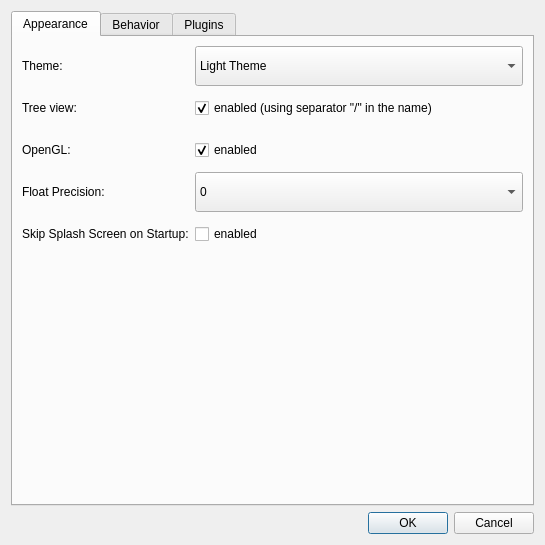
<?xml version="1.0" encoding="UTF-8"?>
<ui version="4.0">
 <class>PreferencesDialog</class>
 <widget class="QDialog" name="PreferencesDialog">
  <property name="geometry">
   <rect>
    <x>0</x>
    <y>0</y>
    <width>545</width>
    <height>545</height>
   </rect>
  </property>
  <property name="minimumSize">
   <size>
    <width>450</width>
    <height>0</height>
   </size>
  </property>
  <property name="windowTitle">
   <string>Preferences</string>
  </property>
  <layout class="QVBoxLayout" name="verticalLayout">
   <item>
    <widget class="QTabWidget" name="tabWidget">
     <property name="focusPolicy">
      <enum>Qt::NoFocus</enum>
     </property>
     <property name="currentIndex">
      <number>0</number>
     </property>
     <widget class="QWidget" name="tab">
      <attribute name="title">
       <string>Appearance</string>
      </attribute>
      <layout class="QVBoxLayout" name="verticalLayout_5">
       <item>
        <layout class="QVBoxLayout" name="verticalLayout_4" stretch="0,1">
         <item>
          <layout class="QFormLayout" name="formLayout">
           <property name="labelAlignment">
            <set>Qt::AlignLeading|Qt::AlignLeft|Qt::AlignVCenter</set>
           </property>
           <property name="formAlignment">
            <set>Qt::AlignLeading|Qt::AlignLeft|Qt::AlignVCenter</set>
           </property>
           <property name="verticalSpacing">
            <number>2</number>
           </property>
           <item row="0" column="0">
            <widget class="QLabel" name="label">
             <property name="sizePolicy">
              <sizepolicy hsizetype="Preferred" vsizetype="Expanding">
               <horstretch>0</horstretch>
               <verstretch>0</verstretch>
              </sizepolicy>
             </property>
             <property name="minimumSize">
              <size>
               <width>0</width>
               <height>40</height>
              </size>
             </property>
             <property name="text">
              <string>Theme:</string>
             </property>
            </widget>
           </item>
           <item row="0" column="1">
            <widget class="QComboBox" name="comboBoxTheme">
             <property name="sizePolicy">
              <sizepolicy hsizetype="Expanding" vsizetype="Fixed">
               <horstretch>0</horstretch>
               <verstretch>0</verstretch>
              </sizepolicy>
             </property>
             <property name="minimumSize">
              <size>
               <width>0</width>
               <height>40</height>
              </size>
             </property>
             <item>
              <property name="text">
               <string>Light Theme</string>
              </property>
             </item>
             <item>
              <property name="text">
               <string>Dark Theme</string>
              </property>
             </item>
            </widget>
           </item>
           <item row="1" column="0">
            <widget class="QLabel" name="label_6">
             <property name="sizePolicy">
              <sizepolicy hsizetype="Preferred" vsizetype="Expanding">
               <horstretch>0</horstretch>
               <verstretch>0</verstretch>
              </sizepolicy>
             </property>
             <property name="minimumSize">
              <size>
               <width>0</width>
               <height>40</height>
              </size>
             </property>
             <property name="toolTip">
              <string>&lt;html&gt;&lt;head/&gt;&lt;body&gt;&lt;p&gt;The &amp;quot;Name Separator&amp;quot; is the character use to split the name of a timeseries in the tree view (Timeseries Panel).&lt;/p&gt;&lt;p&gt;Default is &lt;span style=&quot; font-weight:600;&quot;&gt;&amp;quot;/&amp;quot;&lt;/span&gt;.&lt;/p&gt;&lt;/body&gt;&lt;/html&gt;</string>
             </property>
             <property name="text">
              <string>Tree view:</string>
             </property>
            </widget>
           </item>
           <item row="1" column="1">
            <widget class="QCheckBox" name="checkBoxSeparator">
             <property name="minimumSize">
              <size>
               <width>0</width>
               <height>40</height>
              </size>
             </property>
             <property name="toolTip">
              <string>&lt;html&gt;&lt;head/&gt;&lt;body&gt;&lt;p&gt;Change will not be applied to existing timeseries.&lt;/p&gt;&lt;/body&gt;&lt;/html&gt;</string>
             </property>
             <property name="text">
              <string>enabled (using separator &quot;/&quot; in the name)</string>
             </property>
             <property name="checked">
              <bool>true</bool>
             </property>
            </widget>
           </item>
           <item row="2" column="0">
            <widget class="QLabel" name="label_7">
             <property name="sizePolicy">
              <sizepolicy hsizetype="Preferred" vsizetype="Expanding">
               <horstretch>0</horstretch>
               <verstretch>0</verstretch>
              </sizepolicy>
             </property>
             <property name="minimumSize">
              <size>
               <width>0</width>
               <height>40</height>
              </size>
             </property>
             <property name="text">
              <string>OpenGL:</string>
             </property>
            </widget>
           </item>
           <item row="2" column="1">
            <widget class="QCheckBox" name="checkBoxOpenGL">
             <property name="minimumSize">
              <size>
               <width>0</width>
               <height>40</height>
              </size>
             </property>
             <property name="toolTip">
              <string>&lt;html&gt;&lt;head/&gt;&lt;body&gt;&lt;p&gt;Change will not be applied to existing plots.&lt;/p&gt;&lt;/body&gt;&lt;/html&gt;</string>
             </property>
             <property name="text">
              <string>enabled</string>
             </property>
             <property name="checked">
              <bool>true</bool>
             </property>
            </widget>
           </item>
           <item row="3" column="0">
            <widget class="QLabel" name="label">
             <property name="sizePolicy">
              <sizepolicy hsizetype="Preferred" vsizetype="Expanding">
               <horstretch>0</horstretch>
               <verstretch>0</verstretch>
              </sizepolicy>
             </property>
             <property name="minimumSize">
              <size>
               <width>0</width>
               <height>40</height>
              </size>
             </property>
             <property name="text">
              <string>Float Precision:</string>
             </property>
            </widget>
           </item>
           <item row="3" column="1">
            <widget class="QComboBox" name="comboBoxPrecision">
             <property name="sizePolicy">
              <sizepolicy hsizetype="Expanding" vsizetype="Fixed">
               <horstretch>0</horstretch>
               <verstretch>0</verstretch>
              </sizepolicy>
             </property>
             <property name="minimumSize">
              <size>
               <width>0</width>
               <height>40</height>
              </size>
             </property>
             <item>
              <property name="text">
               <string>0</string>
              </property>
             </item>
             <item>
              <property name="text">
               <string>1</string>
              </property>
             </item>
             <item>
              <property name="text">
               <string>2</string>
              </property>
             </item>
             <item>
              <property name="text">
               <string>3</string>
              </property>
             </item>
             <item>
              <property name="text">
               <string>4</string>
              </property>
             </item>
             <item>
              <property name="text">
               <string>5</string>
              </property>
             </item>
             <item>
              <property name="text">
               <string>6</string>
              </property>
             </item>
             <item>
              <property name="text">
               <string>7</string>
              </property>
             </item>
            </widget>
           </item>
           <item row="4" column="0">
            <widget class="QLabel" name="label">
             <property name="sizePolicy">
              <sizepolicy hsizetype="Preferred" vsizetype="Expanding">
               <horstretch>0</horstretch>
               <verstretch>0</verstretch>
              </sizepolicy>
             </property>
             <property name="minimumSize">
              <size>
               <width>0</width>
               <height>40</height>
              </size>
             </property>
             <property name="text">
              <string>Skip Splash Screen on Startup:</string>
             </property>
            </widget>
           </item>
           <item row="4" column="1">
            <widget class="QCheckBox" name="checkBoxSkipSplash">
             <property name="minimumSize">
              <size>
               <width>0</width>
               <height>40</height>
              </size>
             </property>
             <property name="toolTip">
              <string>&lt;html&gt;&lt;head/&gt;&lt;body&gt;&lt;p&gt;Enabling this will make PlotJuggler less fun.&lt;/p&gt;&lt;/body&gt;&lt;/html&gt;</string>
             </property>
             <property name="text">
              <string>enabled</string>
             </property>
             <property name="checked">
              <bool>false</bool>
             </property>
            </widget>
           </item>          
          </layout>
         </item>
         <item>
          <spacer name="verticalSpacer_2">
           <property name="orientation">
            <enum>Qt::Vertical</enum>
           </property>
           <property name="sizeHint" stdset="0">
            <size>
             <width>20</width>
             <height>40</height>
            </size>
           </property>
          </spacer>
         </item>
        </layout>
       </item>
      </layout>
     </widget>
     <widget class="QWidget" name="behaviorTab">
      <attribute name="title">
       <string>Behavior</string>
      </attribute>
      <layout class="QVBoxLayout" name="verticalLayout_7">
       <item>
        <widget class="QGroupBox" name="groupBoxAutoZoom">
         <property name="sizePolicy">
          <sizepolicy hsizetype="Preferred" vsizetype="Preferred">
           <horstretch>0</horstretch>
           <verstretch>0</verstretch>
          </sizepolicy>
         </property>
         <property name="minimumSize">
          <size>
           <width>0</width>
           <height>0</height>
          </size>
         </property>
         <property name="title">
          <string>Reset plot zoom when:</string>
         </property>
         <property name="alignment">
          <set>Qt::AlignLeading|Qt::AlignLeft|Qt::AlignVCenter</set>
         </property>
         <layout class="QVBoxLayout" name="verticalLayout_6">
          <item>
           <widget class="QCheckBox" name="checkBoxAutoZoomAdded">
            <property name="text">
             <string>Curve added to plot</string>
            </property>
            <property name="checked">
             <bool>true</bool>
            </property>
           </widget>
          </item>
          <item>
           <widget class="QCheckBox" name="checkBoxAutoZoomVisibility">
            <property name="text">
             <string>Curve visibility toggled (in curves legend)</string>
            </property>
            <property name="checked">
             <bool>true</bool>
            </property>
           </widget>
          </item>
          <item>
           <widget class="QCheckBox" name="checkBoxAutoZoomFilter">
            <property name="toolTip">
             <string/>
            </property>
            <property name="text">
             <string>Filters applied to curves</string>
            </property>
            <property name="checked">
             <bool>true</bool>
            </property>
           </widget>
          </item>
         </layout>
        </widget>
       </item>
       <item>
        <widget class="QGroupBox" name="groupBox">
         <property name="sizePolicy">
          <sizepolicy hsizetype="Preferred" vsizetype="Preferred">
           <horstretch>0</horstretch>
           <verstretch>0</verstretch>
          </sizepolicy>
         </property>
         <property name="title">
          <string>Curves color:</string>
         </property>
         <layout class="QVBoxLayout" name="verticalLayout_2">
          <property name="spacing">
           <number>7</number>
          </property>
          <item>
           <widget class="QRadioButton" name="radioGlobalColorIndex">
            <property name="text">
             <string>global color sequence</string>
            </property>
            <property name="checked">
             <bool>true</bool>
            </property>
           </widget>
          </item>
          <item>
           <widget class="QRadioButton" name="radioLocalColorIndex">
            <property name="text">
             <string>reset color sequence in each plot area</string>
            </property>
           </widget>
          </item>
          <item>
           <widget class="QCheckBox" name="checkBoxRememberColor">
            <property name="text">
             <string>remember color</string>
            </property>
            <property name="checked">
             <bool>true</bool>
            </property>
           </widget>
          </item>
         </layout>
        </widget>
       </item>
       <item>
        <widget class="QGroupBox" name="gridGroupBox">
         <property name="title">
          <string>Export Plots:</string>
         </property>
         <layout class="QGridLayout" name="gridLayout_3">
          <item row="1" column="0">
           <widget class="QLabel" name="labelExportY">
            <property name="text">
             <string>Height</string>
            </property>
           </widget>
          </item>
          <item row="0" column="0">
           <widget class="QLabel" name="labelExportX">
            <property name="text">
             <string>Width</string>
            </property>
           </widget>
          </item>
          <item row="0" column="1">
           <widget class="QSpinBox" name="spinBoxExportX">
            <property name="maximum">
             <number>10000</number>
            </property>
            <property name="value">
             <number>1200</number>
            </property>
           </widget>
          </item>
          <item row="1" column="1">
           <widget class="QSpinBox" name="spinBoxExportY">
            <property name="maximum">
             <number>10000</number>
            </property>
            <property name="value">
             <number>900</number>
            </property>
           </widget>
          </item>
         </layout>
        </widget>
       </item>
       <item>
        <widget class="QGroupBox" name="groupBox_2">
         <property name="title">
          <string>Parsing</string>
         </property>
         <layout class="QVBoxLayout" name="verticalLayout_9">
          <item>
           <widget class="QCheckBox" name="checkBoxTruncation">
            <property name="toolTip">
             <string>&lt;html&gt;&lt;head/&gt;&lt;body&gt;&lt;p&gt;PlotJuggler uses double (64bits) internally.&lt;/p&gt;&lt;p&gt;This means that integer numbers with more than 52 significant bits &lt;span style=&quot; font-weight:700;&quot;&gt;can not be represented&lt;/span&gt; exactly.&lt;/p&gt;&lt;p&gt;Disabling this check, you allow static type conversion and accept some degree of  numerical errors. &lt;/p&gt;&lt;/body&gt;&lt;/html&gt;</string>
            </property>
            <property name="text">
             <string>Strict Truncation check (uncheck at your own risk)</string>
            </property>
            <property name="checked">
             <bool>true</bool>
            </property>
           </widget>
          </item>
         </layout>
        </widget>
       </item>
       <item>
        <spacer name="verticalSpacer">
         <property name="orientation">
          <enum>Qt::Vertical</enum>
         </property>
         <property name="sizeHint" stdset="0">
          <size>
           <width>20</width>
           <height>40</height>
          </size>
         </property>
        </spacer>
       </item>
      </layout>
     </widget>
     <widget class="QWidget" name="tabPlugins">
      <attribute name="title">
       <string>Plugins</string>
      </attribute>
      <layout class="QVBoxLayout" name="verticalLayout_3">
       <item>
        <layout class="QHBoxLayout" name="horizontalLayout">
         <item>
          <widget class="QLabel" name="label_3">
           <property name="text">
            <string>&lt;html&gt;&lt;head/&gt;&lt;body&gt;&lt;p&gt;&lt;span style=&quot; font-weight:600;&quot;&gt;Plugin folders &lt;/span&gt;(will be loaded in this order)&lt;span style=&quot; font-weight:600;&quot;&gt;:&lt;/span&gt;&lt;/p&gt;&lt;/body&gt;&lt;/html&gt;</string>
           </property>
          </widget>
         </item>
         <item>
          <spacer name="horizontalSpacer">
           <property name="orientation">
            <enum>Qt::Horizontal</enum>
           </property>
           <property name="sizeHint" stdset="0">
            <size>
             <width>40</width>
             <height>20</height>
            </size>
           </property>
          </spacer>
         </item>
         <item>
          <widget class="QPushButton" name="pushButtonAdd">
           <property name="minimumSize">
            <size>
             <width>24</width>
             <height>24</height>
            </size>
           </property>
           <property name="maximumSize">
            <size>
             <width>24</width>
             <height>24</height>
            </size>
           </property>
           <property name="toolTip">
            <string>&lt;html&gt;&lt;head/&gt;&lt;body&gt;&lt;p&gt;Add folder&lt;/p&gt;&lt;/body&gt;&lt;/html&gt;</string>
           </property>
           <property name="text">
            <string/>
           </property>
           <property name="iconSize">
            <size>
             <width>22</width>
             <height>22</height>
            </size>
           </property>
           <property name="flat">
            <bool>true</bool>
           </property>
          </widget>
         </item>
         <item>
          <widget class="QPushButton" name="pushButtonRemove">
           <property name="minimumSize">
            <size>
             <width>24</width>
             <height>24</height>
            </size>
           </property>
           <property name="maximumSize">
            <size>
             <width>24</width>
             <height>24</height>
            </size>
           </property>
           <property name="toolTip">
            <string>&lt;html&gt;&lt;head/&gt;&lt;body&gt;&lt;p&gt;Remove selected&lt;/p&gt;&lt;/body&gt;&lt;/html&gt;</string>
           </property>
           <property name="text">
            <string/>
           </property>
           <property name="iconSize">
            <size>
             <width>20</width>
             <height>20</height>
            </size>
           </property>
           <property name="flat">
            <bool>true</bool>
           </property>
          </widget>
         </item>
        </layout>
       </item>
       <item>
        <widget class="QLabel" name="label_5">
         <property name="text">
          <string>Add custom folders. Drag and drop the items to change the order.</string>
         </property>
         <property name="wordWrap">
          <bool>true</bool>
         </property>
        </widget>
       </item>
       <item>
        <widget class="QListWidget" name="listWidgetCustom">
         <property name="focusPolicy">
          <enum>Qt::ClickFocus</enum>
         </property>
         <property name="editTriggers">
          <set>QAbstractItemView::NoEditTriggers</set>
         </property>
         <property name="dragDropMode">
          <enum>QAbstractItemView::InternalMove</enum>
         </property>
         <property name="defaultDropAction">
          <enum>Qt::MoveAction</enum>
         </property>
         <property name="spacing">
          <number>2</number>
         </property>
        </widget>
       </item>
       <item>
        <widget class="QLabel" name="label_8">
         <property name="text">
          <string>List of built-in folders:</string>
         </property>
        </widget>
       </item>
       <item>
        <widget class="QListWidget" name="listWidgetBuiltin">
         <property name="editTriggers">
          <set>QAbstractItemView::NoEditTriggers</set>
         </property>
         <property name="selectionMode">
          <enum>QAbstractItemView::NoSelection</enum>
         </property>
         <property name="spacing">
          <number>2</number>
         </property>
        </widget>
       </item>
       <item>
        <widget class="QLabel" name="label_4">
         <property name="text">
          <string>&lt;html&gt;&lt;head/&gt;&lt;body&gt;&lt;p&gt;&lt;span style=&quot; font-weight:600;&quot;&gt;Note&lt;/span&gt;: this change will take effect the next time PlotJuggler is started&lt;/p&gt;&lt;/body&gt;&lt;/html&gt;</string>
         </property>
         <property name="wordWrap">
          <bool>true</bool>
         </property>
        </widget>
       </item>
      </layout>
     </widget>
    </widget>
   </item>
   <item>
    <widget class="QDialogButtonBox" name="buttonBox">
     <property name="orientation">
      <enum>Qt::Horizontal</enum>
     </property>
     <property name="standardButtons">
      <set>QDialogButtonBox::Cancel|QDialogButtonBox::Ok</set>
     </property>
    </widget>
   </item>
  </layout>
 </widget>
 <resources/>
 <connections>
  <connection>
   <sender>buttonBox</sender>
   <signal>accepted()</signal>
   <receiver>PreferencesDialog</receiver>
   <slot>accept()</slot>
   <hints>
    <hint type="sourcelabel">
     <x>248</x>
     <y>254</y>
    </hint>
    <hint type="destinationlabel">
     <x>157</x>
     <y>274</y>
    </hint>
   </hints>
  </connection>
  <connection>
   <sender>buttonBox</sender>
   <signal>rejected()</signal>
   <receiver>PreferencesDialog</receiver>
   <slot>reject()</slot>
   <hints>
    <hint type="sourcelabel">
     <x>316</x>
     <y>260</y>
    </hint>
    <hint type="destinationlabel">
     <x>286</x>
     <y>274</y>
    </hint>
   </hints>
  </connection>
 </connections>
</ui>
